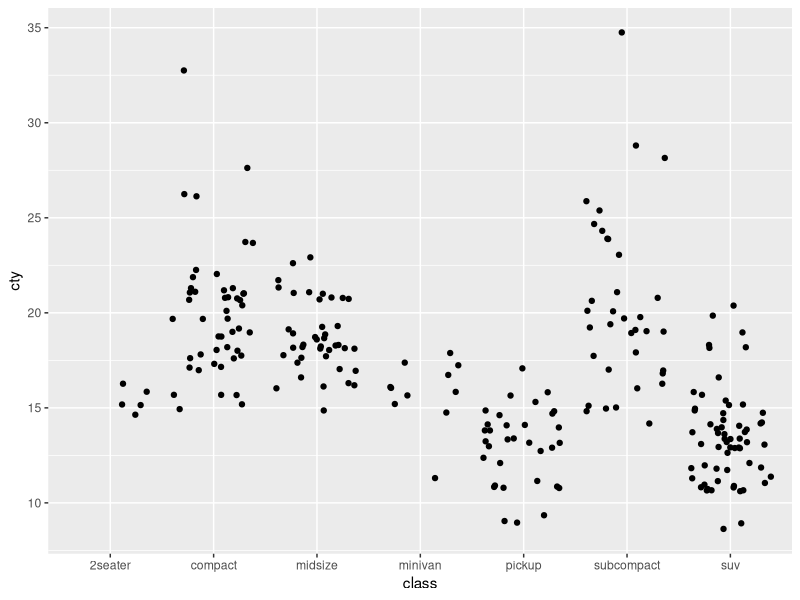

This chart was generated by the following R code:
## ---- chunk 1
knitr::opts_chunk$set(echo = TRUE)

library(tidyverse)
## ---- chunk 2
ggplot(data=mpg, aes(x=class, y=cty))+
  geom_jitter()
